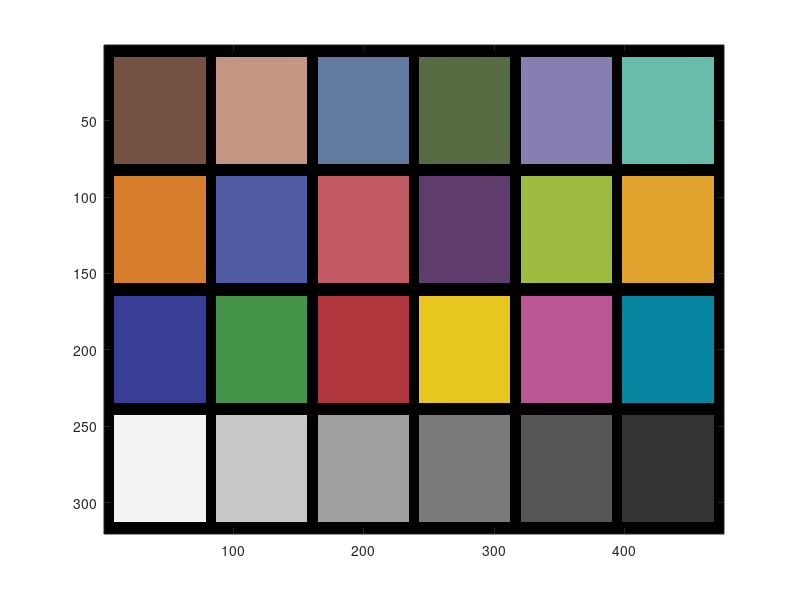

MATLAB code for this plot:
%rawImg = imread('frame_330.png');
%imshow(rawImg);
%[I2,rect]=imcrop(rawImg);

%[chart_classic,info] = generate_chart(768,1024,8,8);
clc; close all; clear all;
nrows = 320;
ncols = 476;
spacing = 8;
safety = 16;
nrgb = 24;
chart = zeros(nrows, ncols, 3); % Initial chart will contain all black
rgb = zeros(nrgb,3); % holds the RGB color of each patch
rgb(1,:)  = [115 82 68];
rgb(2,:)  = [194 150 130];
rgb(3,:)  = [98 122 157];
rgb(4,:)  = [87 108 67];
rgb(5,:)  = [133 128 177];
rgb(6,:)  = [103 189 170];
rgb(7,:)  = [214 126 44];
rgb(8,:)  = [80 91 166];
rgb(9,:)  = [193 90 99];
rgb(10,:) = [94 60 108];
rgb(11,:) = [157 188 64];
rgb(12,:) = [224 163 46];
rgb(13,:) = [56 61 150];
rgb(14,:) = [70 148 73 ];
rgb(15,:) = [175 54 60];
rgb(16,:) = [231 199 31];
rgb(17,:) = [187 86 149];
rgb(18,:) = [8 133 161];
rgb(19,:) = [243 243 242];
rgb(20,:) = [200 200 200];
rgb(21,:) = [160 160 160];
rgb(22,:) = [122 122 121];
rgb(23,:) = [85 85 85];
rgb(24,:) = [52 52 52];

nc_p = 6; % number of patches in the col direction, round up
nr_p = 4; % number of patches in the row direction (will round as needed)
%if (floor(nr_p)*nc_p >= nrgb)
%    nr_p = floor(nr_p);
%else
%    nr_p = ceil(nr_p);
%end

sc_p = 70; % col size of each patch (in pixels)
sr_p = 70; % row size of each patch (in pixels)
% Contains the first row, first col, row size, and column size of each color patch, in that
% order.
patch_info = zeros(nrgb,4);

% Fill two dimensional grid from left to right by rows
this_col = 0;
this_row = 1;
for i=1:nrgb % step through color patches
    this_col = this_col +1;
    if (this_col > nc_p) % go to next row, this one is full
       this_row = this_row+1;
       this_col = 1;
    end
    index = (this_row-1)*nc_p + this_col;
    beg_col = spacing*this_col + sc_p*(this_col-1) + 1; % beginning col coordinate for patch
    beg_row = spacing*this_row + sr_p*(this_row-1) + 1; % beginning row coordinate for patch
    patch_info(index,:) = [beg_row beg_col sr_p sc_p];
    chart(beg_row:beg_row+sr_p-1, beg_col:beg_col+sc_p-1, :) = ...
    cat(3,repmat(rgb(i,1),sr_p,sc_p),repmat(rgb(i,2),sr_p,sc_p),repmat(rgb(i,3),sr_p,sc_p));
end

% Add safety margin to the color patch information
%patch_info = patch_info + repmat([safety safety -2*safety -2*safety], nrgb,1);
% Uncomment this line to display the chart
figure
image(chart/255);
% Uncomment this line to write out the test chart in tif format.
imwrite(uint8(chart),'chart_classic.png','png');
%save('patch_info.mat','patch_info');